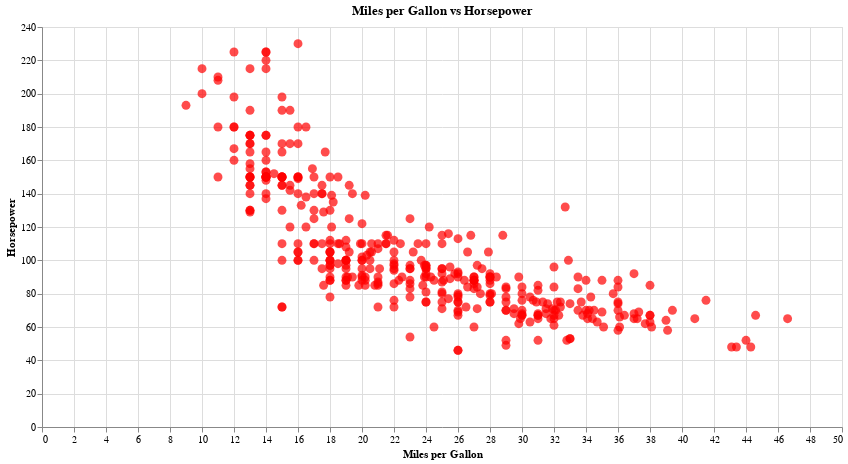

Notebook source saved alongside this figure:
### Code cell
# https://altair-viz.github.io/gallery/scatter_tooltips.html

scatter_chart_data_cars = alt.Chart(data_cars).mark_point(color='rgb(255, 0, 0)', filled=True, size=80).encode(
    x=alt.X('Miles_per_Gallon:Q', title='Miles per Gallon'),
    y=alt.Y('Horsepower:Q', title='Horsepower'),
    tooltip=['Name', 'Origin', 'Horsepower', 'Miles_per_Gallon'],
).properties(
    title='Miles per Gallon vs Horsepower',
    width=800,
    height=400
).interactive()

scatter_chart_data_cars

### Figure 1 — Vega-Lite specification as saved in the notebook (floating-point values rounded to 4 significant figures; data arrays with more than 128 entries replaced by an {"elided": "..."} marker saying what was removed)
{"config": {"view": {"continuousWidth": 300, "continuousHeight": 300}}, "data": {"name": "data-583e73726c1545c56c203344161a975c"}, "mark": {"type": "point", "color": "rgb(255, 0, 0)", "filled": true, "size": 80}, "encoding": {"tooltip": [{"field": "Name", "type": "nominal"}, {"field": "Origin", "type": "nominal"}, {"field": "Horsepower", "type": "quantitative"}, {"field": "Miles_per_Gallon", "type": "quantitative"}], "x": {"field": "Miles_per_Gallon", "title": "Miles per Gallon", "type": "quantitative"}, "y": {"field": "Horsepower", "title": "Horsepower", "type": "quantitative"}}, "height": 400, "params": [{"name": "param_1", "select": {"type": "interval", "encodings": ["x", "y"]}, "bind": "scales"}], "title": "Miles per Gallon vs Horsepower", "width": 800, "$schema": "https://vega.github.io/schema/vega-lite/v5.20.1.json", "datasets": {"data-583e73726c1545c56c203344161a975c": {"elided": "406 records"}}}
